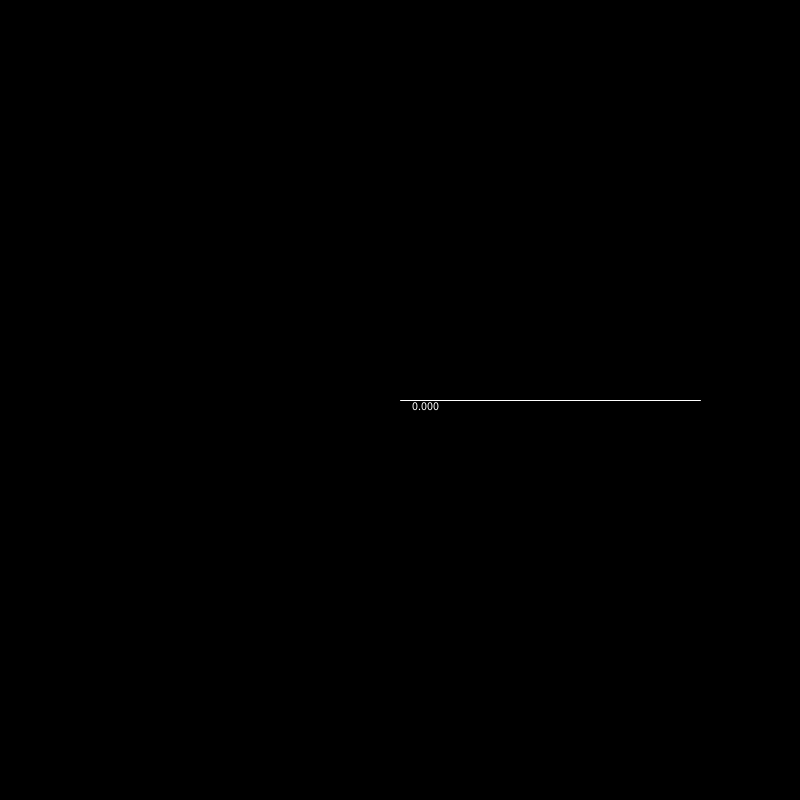
Frame 1 (no input)
Frame 60 (the mouse pressed at the canvas centre just before this capture): identical to frame 1, image omitted
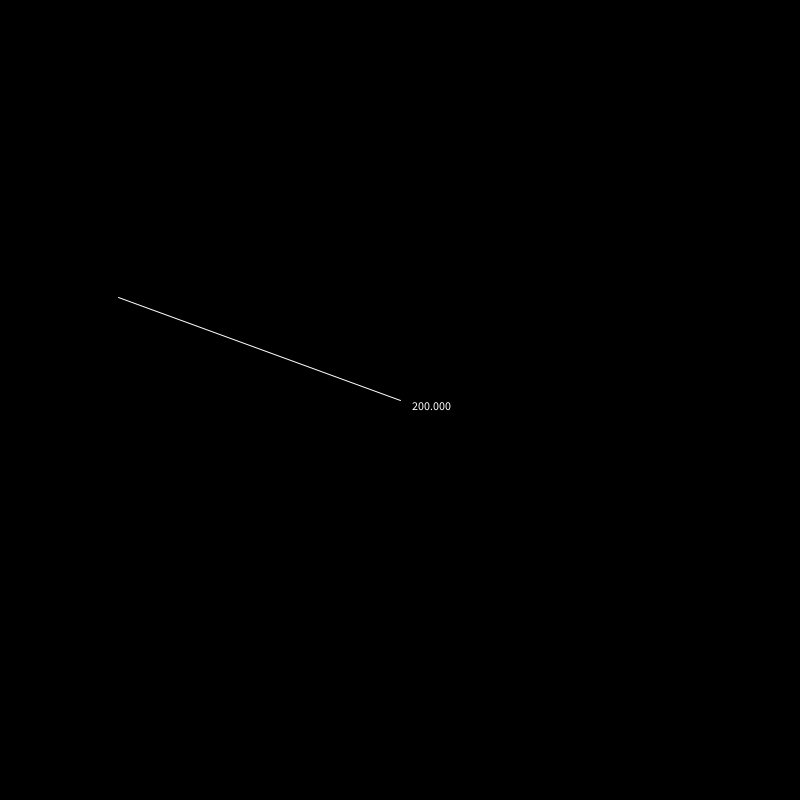
Frame 120 (the mouse held since frame 60 and released just before this capture)

The Processing sketch that drew these frames (run headless with seeded random() and noise(); from frame 60 on, the mouse is pressed at the canvas centre):

// Processing sketch: LSI_053_lineRotate
// ── LSI_053_lineRotate.pde
float angle=0;

void setup(){
  
 size(800,800); 

}


void draw(){
  
  background(0);
  stroke(255);
  
  translate (width/2, height/2);
  text(angle,10,10); //printing degrees
  
  angle=mouseX/2; //position of mouse X -> degree to rotate
  rotate(radians(angle)); // rotating in radians (converting from degrees)
  
  line(0,0,300,0); // line
  
}
